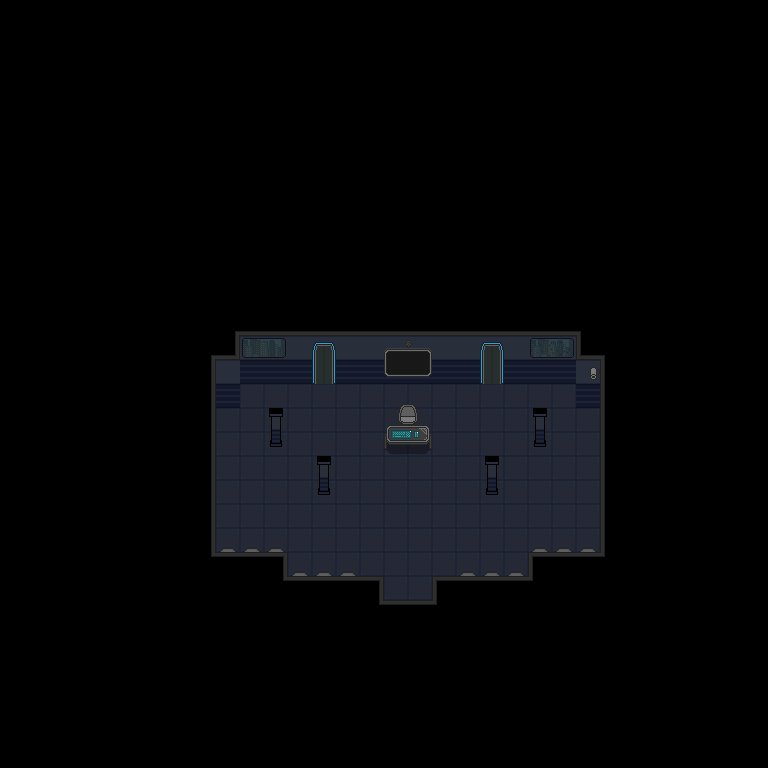

This game map was drawn from its Tiled (.tmx) file and the tilesets committed beside it. A one-line description and the trimmed map source follow:
An orthogonal 32x32 tile map with 24x24 px tiles, 6 tile layers (Floor, Walls, UnderChars1, UnderChars2, ...), 3 tilesets.

<map version="1.0" tiledversion="1.1.6" orientation="orthogonal" renderorder="right-down" width="32" height="32" tilewidth="24" tileheight="24" infinite="0" nextobjectid="1">
 <tileset firstgid="1" source="Floors.tsx" />
 <tileset firstgid="111" source="Walls.tsx" />
 <tileset firstgid="291" source="Objects.tsx" />
 <layer name="Floor" width="32" height="32">
  <data>[1024 cells, 124 non-empty, 1 distinct tile ids]</data>
 </layer>
 <layer name="Walls" width="32" height="32">
  <data>[1024 cells, 88 non-empty, 15 distinct tile ids]</data>
 </layer>
 <layer name="UnderChars1" width="32" height="32">
  <data>[1024 cells, 12 non-empty, 7 distinct tile ids]</data>
 </layer>
 <layer name="UnderChars2" width="32" height="32">
  <data>[1024 cells, 0 non-empty, 0 distinct tile ids]</data>
 </layer>
 <layer name="OverChars1" width="32" height="32">
  <data>[1024 cells, 29 non-empty, 15 distinct tile ids]</data>
 </layer>
 <layer name="OverChars2" width="32" height="32">
  <data>[1024 cells, 0 non-empty, 0 distinct tile ids]</data>
 </layer>
</map>
